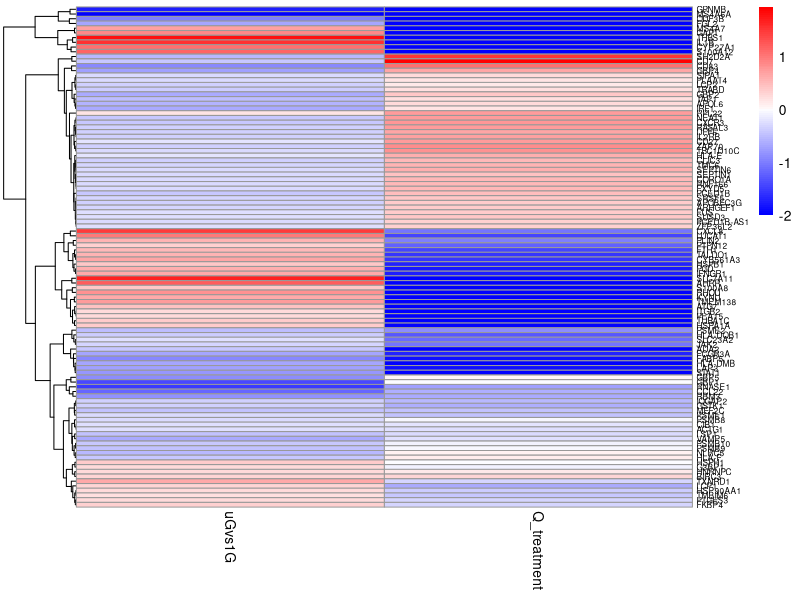
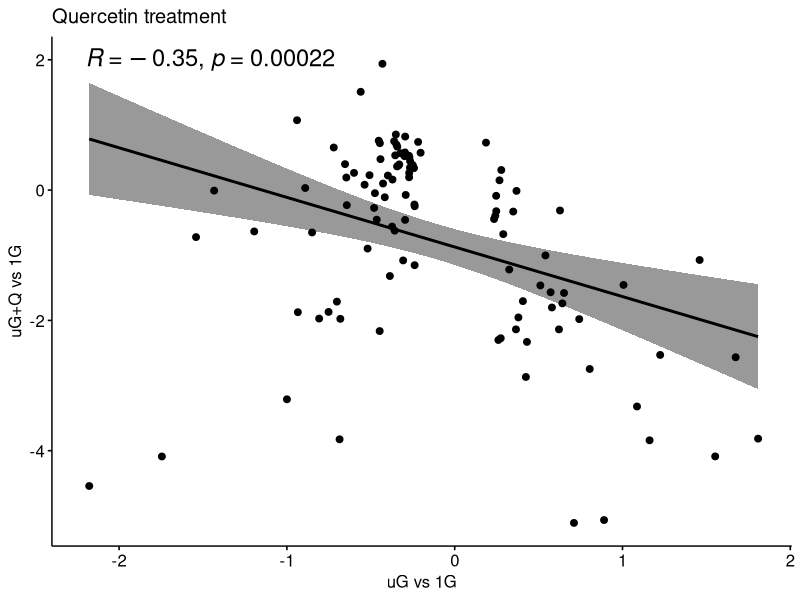
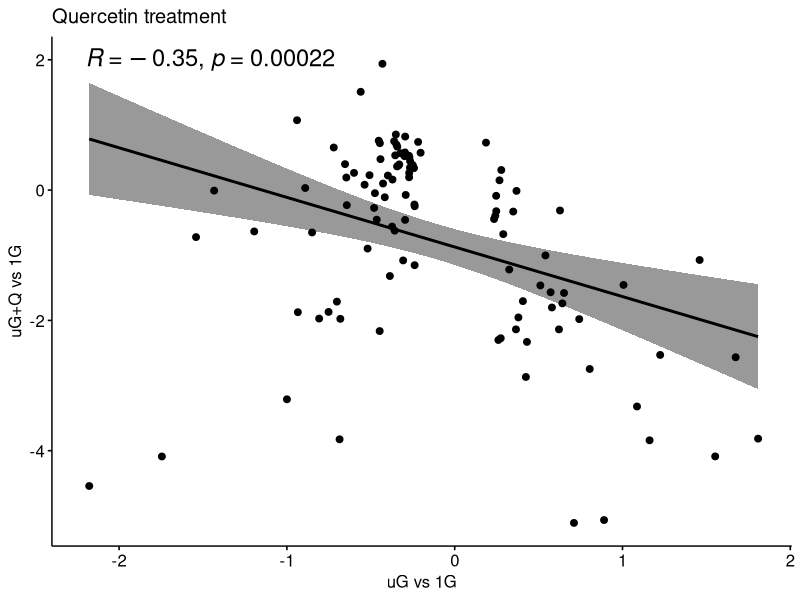

The R source for these figures, in order:
# Heatmap and correlation test of 106 core genes after Q treatment
gene_name<-c("THBS1","FTH1","S100A8","MS4A7","CYP27A1","CXCL8","SLC7A11","TALDO1","S100A12","KYNU","HSP90AA1","HSPB1","IL1B","HNRNPC","GAPT","PLIN2","PGD","TUBA1C","HSPA1A","TMBIM6","PTGES3","BIRC3","TMEM138","HSPH1","ITGB2","TXNRD1","LUCAT1","CYB561A3","IFNGR1","AHRR","ATG7","PEA15","FKBP4","PTPN12","RHOU","RPL22","LCP1","G3BP1","CD27","TAP1","IQGAP2","CIB1","LCP2","SLC23A2","ODF3B","GPNMB","TMC6","SIPA1","HLA-DMB","RASAL3","SEPTIN1","ZAP70","CD83","HLA-DQB1","APOL6","PCED1B-AS1","NLRC5","DEF6","RNF166","SEPTIN6","MS4A6A","PCED1B","ADA2","FUS","SH2D2A","FABP5","LAP3","JAK2","SUSD3","MEF2C","ZFP36L2","CD7","GSTK1","PSMB8","CCL22","TRABD","IL2RB","LSP1","NEAT1","TBC1D10C","PSMB10","HLA-F","VAMP5","APOBEC3G","PSME1","ARHGEF1","CLIC3","FXYD5","SRSF5","FCGR3A","GBP4","ACTG1","CORO1A","PLAAT4","CXCR3","RNASE1","IRF1","FGL2","GBP2","PSMB9","HLA-E","GBP5","PSME2","GBP1","RBM3","STAT1")
Log2FC_SC<-c("1.245750135","0.991267993","0.520580299","0.493718488","0.454426862","0.449788473","0.406667176","0.3563693","0.328040922","0.275923861","0.253098265","0.24192268","0.241156603","0.238071602","0.235409247","0.213118249","0.210436064","0.181102944","0.178772777","0.176929588","0.176762841","0.164656408","0.158329345","0.151126492","0.149729392","0.149557854","0.141770268","0.141462368","0.137328468","0.13199954","0.131893014","0.130719549","0.118125215","0.110270736","0.106955199","0.101743635","0.101197204","0.101094282","-0.100127954","-0.100774406","-0.102629179","-0.103116687","-0.103381508","-0.103731629","-0.103953231","-0.10414942","-0.106014429","-0.107317022","-0.107380592","-0.108486245","-0.109213424","-0.110623886","-0.111268595","-0.111312883","-0.111351962","-0.112615961","-0.113156869","-0.116523269","-0.117368184","-0.117377538","-0.117433968","-0.124148229","-0.128279316","-0.128324639","-0.128572333","-0.130797276","-0.131245463","-0.132369601","-0.133309425","-0.135665656","-0.137451706","-0.137727696","-0.138989365","-0.139033358","-0.144024982","-0.144957809","-0.14584337","-0.147185903","-0.151264229","-0.154733176","-0.158399595","-0.161038327","-0.163706843","-0.165663002","-0.166865731","-0.168491611","-0.170859504","-0.170885199","-0.17121185","-0.17645034","-0.19858763","-0.200784485","-0.202634161","-0.203289312","-0.203436445","-0.206389585","-0.206970886","-0.21085244","-0.218920524","-0.224251689","-0.227799798","-0.247976844","-0.252967295","-0.262456935","-0.407978276","-0.575206175")
Log2FC_bulk<-c("1.807983346","0.510540835","0.42420456","0.710716919","1.086405615","1.459663911","1.674313532","0.571503917","1.161294124","0.621315362","0.241779329","0.406408834","1.552466675","0.266910455","0.89005661","0.54078451","0.579585453","0.365050179","0.379504686","0.234646084","0.247569467","0.277741592","0.74209126","0.368242737","0.260256376","0.627464262","1.006041147","0.651616057","0.641531306","1.224535451","0.430579664","0.274146694","0.348837995","0.325000646","0.804663992","0.186460873","0.289423535","0.247055416","-0.218039027","-0.507580195","-0.373145017","-0.240171669","-0.370795241","-0.238744256","-0.999829837","-1.745088918","-0.322199393","-0.271090393","-0.68150993","-0.36074973","-0.265755727","-0.350769428","-0.939634158","-0.386178591","-0.599959602","-0.266767592","-0.536914733","-0.342317277","-0.269966344","-0.296635886","-2.178028529","-0.442329109","-0.44714767","-0.249758021","-0.56017929","-0.934813422","-0.751664397","-0.3073101","-0.255562855","-0.464776829","-0.242583021","-0.430594332","-0.357873123","-0.292072751","-1.194830526","-0.398292397","-0.347276594","-0.480250298","-0.446024175","-0.295168038","-0.416724714","-0.427017948","-0.643096683","-0.343578337","-0.295843229","-0.335182695","-0.354499439","-0.273556271","-0.330445028","-0.701989466","-0.720795772","-0.238476197","-0.298872727","-0.271667234","-0.452583222","-1.541555994","-0.645995274","-0.686196011","-0.653581969","-0.47541112","-0.203208535","-0.891054489","-0.519053999","-1.433737387","-0.850079619","-0.80791485")
log2FC_Q<-c("-3.815003445","-1.463334399","-2.868628978","-5.108511548","-3.321395348","-1.073397426","-2.566116008","-1.568440895","-3.840390543","-2.13859154","-0.396429315","-1.704752211","-4.08736902","0.149901709","-5.064447832","-1.003157252","-1.802078325","-2.138203196","-1.954564133","-0.444807909","-0.324330768","0.307548315","-1.980528589","-0.012258556","-2.30114772","-0.313602094","-1.455928357","-1.579473769","-1.738836338","-2.530268792","-2.330126699","-2.274244081","-0.32985039","-1.219627649","-2.746118028","0.728207854","-0.676443605","-0.088063232","0.738604736","0.228837694","-0.560218287","-0.221748616","0.161167078","-1.152935435","-3.211274426","-4.088907825","0.565968064","0.26273346","-1.976403605","0.749471262","0.444874451","0.852655979","1.071950357","-1.319138933","0.263792197","0.34315933","0.08203057","0.66507194","0.50527398","0.577814906","-4.541713923","0.474630017","-2.163954718","0.382329592","1.508216757","-1.874484285","-1.870301076","-1.079895497","0.389335876","-0.454152765","0.337317916","1.938136218","-0.622816107","-0.074766182","-0.634732397","0.22325156","0.697803456","-0.27408787","0.719775721","0.821062263","-0.110133171","0.100449892","-0.231544337","0.363355027","-0.457948766","0.376479902","0.532801045","0.527839452","0.393770177","-1.712250176","0.653100929","-0.248194236","0.520229974","0.19630287","0.757664913","-0.721756145","0.19273991","-3.825257147","0.397918253","-0.04752348","0.572932583","0.031362035","-0.897753442","-0.008405227","-0.650609791","-1.972125474")

df<-data.frame(gene_name,uGvs1G=Log2FC_bulk,Q_treatment=log2FC_Q)
df<-tibble::column_to_rownames(df,"gene_name")
df<-dplyr::mutate_all(df, function(x) as.numeric(as.character(x))) # convert entire datafrome to numberic

paletteLength <- nrow(df) # 106 overlapped core genes
myColor <- colorRampPalette(c("blue", "white", "red"))(paletteLength)

# use floor and ceiling to deal with even/odd length pallettelengths
myBreaks <- c(seq(-2, 0, length.out=ceiling(paletteLength/2) + 1), 
              seq(max(df)/paletteLength, max(df), length.out=floor(paletteLength/2)))
pheatmap::pheatmap(df,color=myColor, breaks=myBreaks,
                   cluster_rows = T,cluster_cols =F,fontsize_row = 6)

# correlation test
cor.test(df[,1],df[,2])
# scatter plot of correlation results
library("ggpubr")
ggscatter(df, x = "uGvs1G", y = "Q_treatment", 
          add = "reg.line", conf.int = TRUE, 
          cor.coef = TRUE, cor.coef.size=6,cor.coef.coord=c(-2.2,2),
          xlab = "uG vs 1G", ylab = "uG+Q vs 1G", title = "Quercetin treatment")
ggsave("Q_treatment_uG_coreGene.pdf",width = 5, height = 4)

